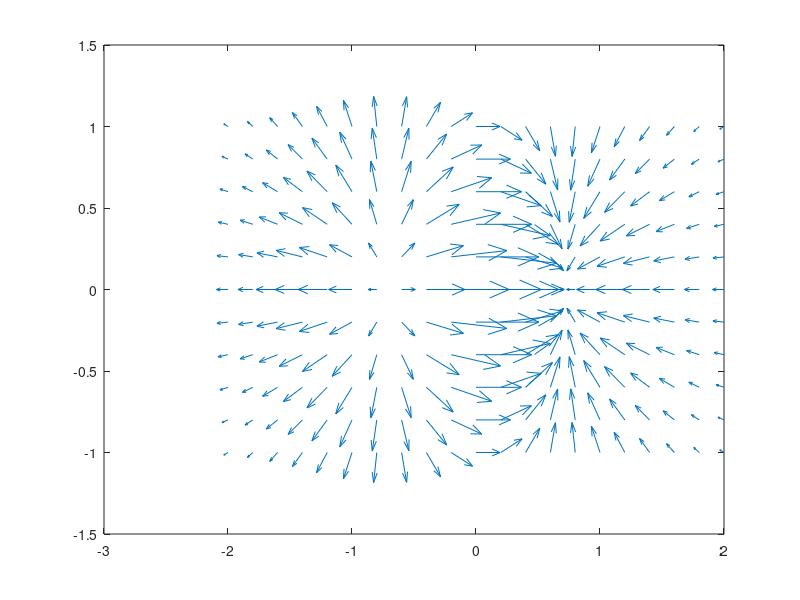

This figure's MATLAB source:
x = -2:.2:2; y = -1:.2:1;
[xx,yy] = meshgrid(x,y);
zz = xx.*exp(-xx.^2-yy.^2);
[px,py] = gradient(zz,.2,.2);
quiver(x,y,px,py,2);